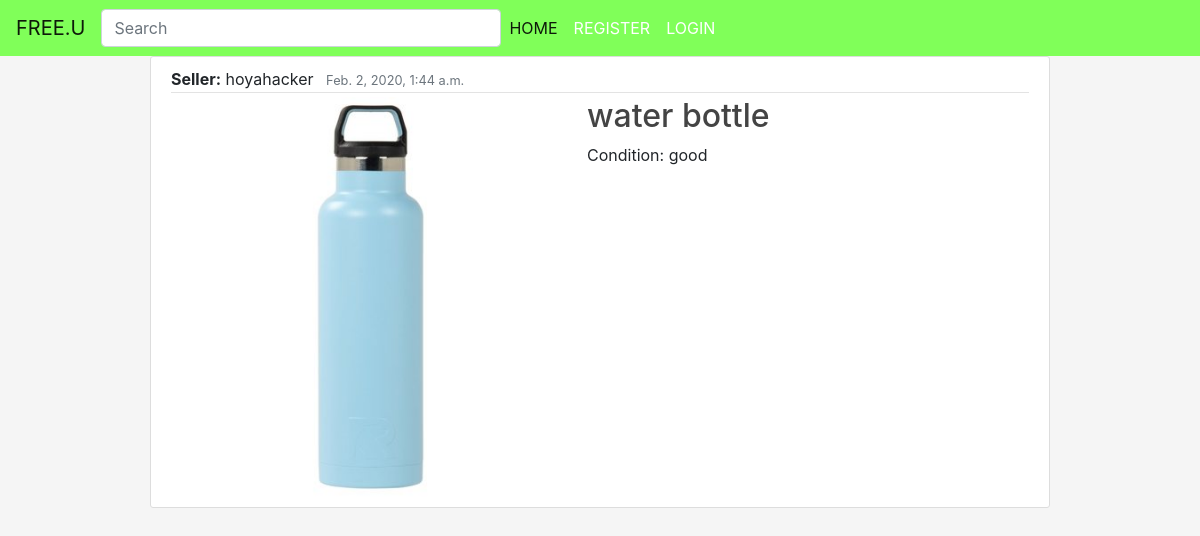
Page /itempost/11/ on the earlier database version.
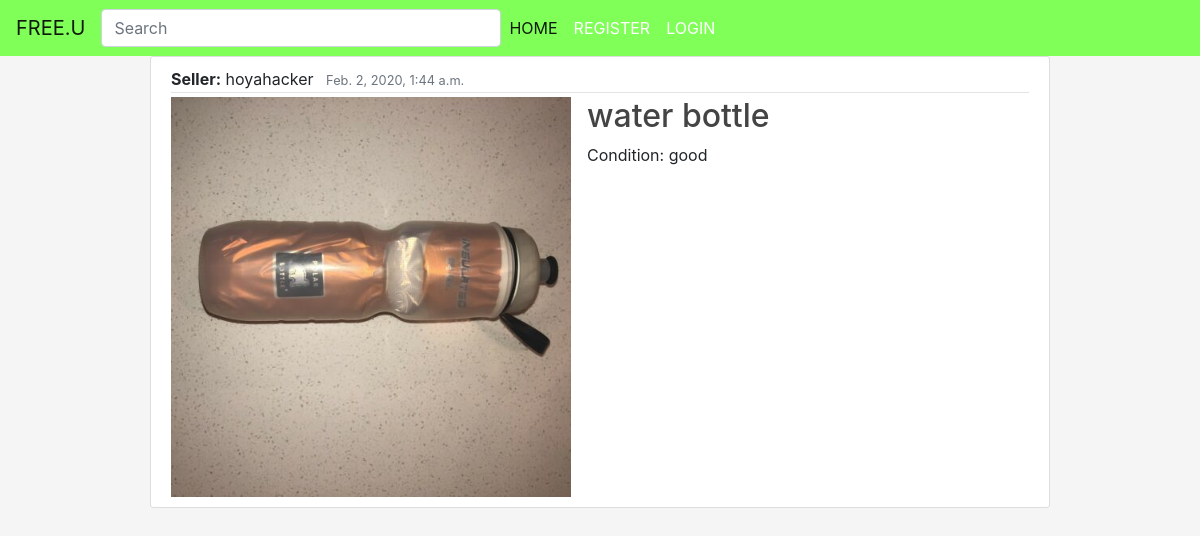
Same page on the later database version.
### marketplace/models.py (models this page shows, shortened)
class ItemPost(models.Model):
    title = models.CharField(max_length=100)
    item_image = models.ImageField(blank=True, null=True)
    date_posted = models.DateTimeField(default=timezone.now)
    author = models.ForeignKey(User, on_delete=models.CASCADE)
    condition = models.CharField(max_length=20)

### marketplace/views.py (the view)
# urls.py: path('itempost/<int:pk>/', PostDetailView.as_view(), name= "itempost-detail"),
class PostDetailView(DetailView):
    model = ItemPost
    template_name = 'marketplace/ItemPost_detail.html'

### marketplace/templates/marketplace/ItemPost_detail.html (shortened to what this page needs)
{% extends "marketplace/base.html" %}
{% block content %}
  <article class="media content-section">
    <div class="media-body">
      <div class="article-metadata">
        <a class="mr-2" ><strong>Seller:</strong> {{ object.author }}</a>
        <small class="text-muted">{{ object.date_posted }}</small>
      </div>
      {% if object.item_image %}
          <div class = "article-img" id='biggerone'>
              <img src="{{ object.item_image.url }}" >
          </div>
      {% endif %}
      <h2><a class="article-title" href="{% url 'itempost-detail' object.id %}">{{ object.title }}</a></h2>
      <p class="article-content">Condition: {{ object.condition }}</p>
    </div>
  </article>
{% endblock content %}

Differences in the rows shown:
changed ItemPost "water bottle": item_image: a different picture
